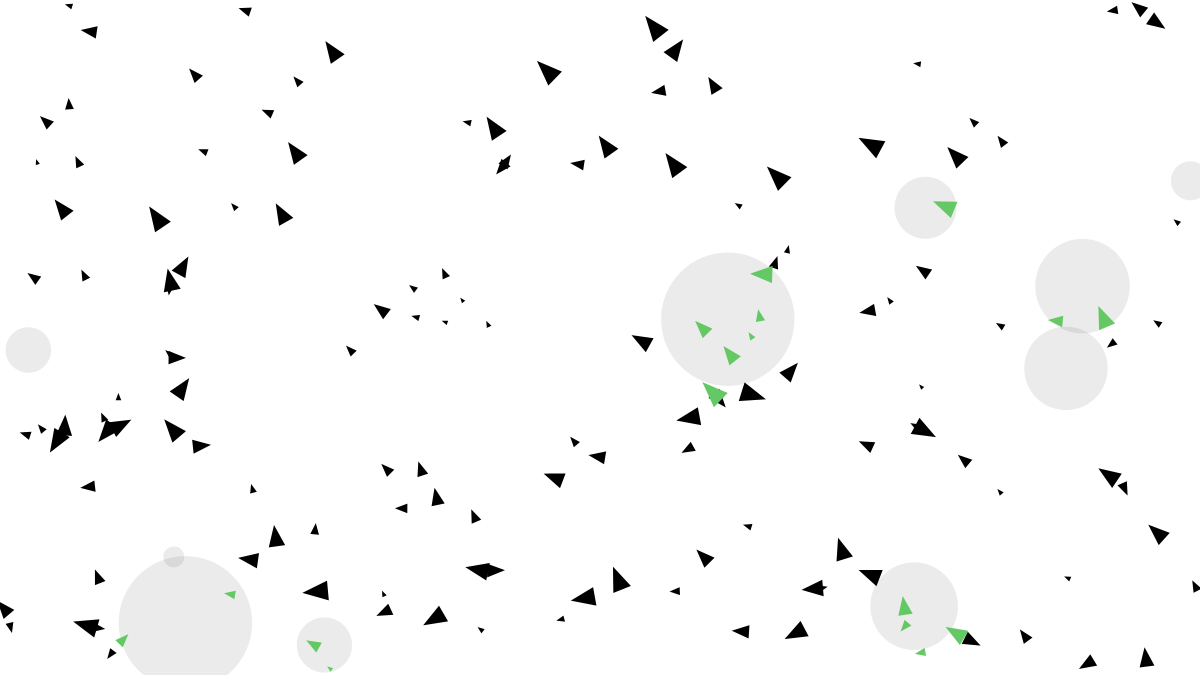
Frame 1 (no input)
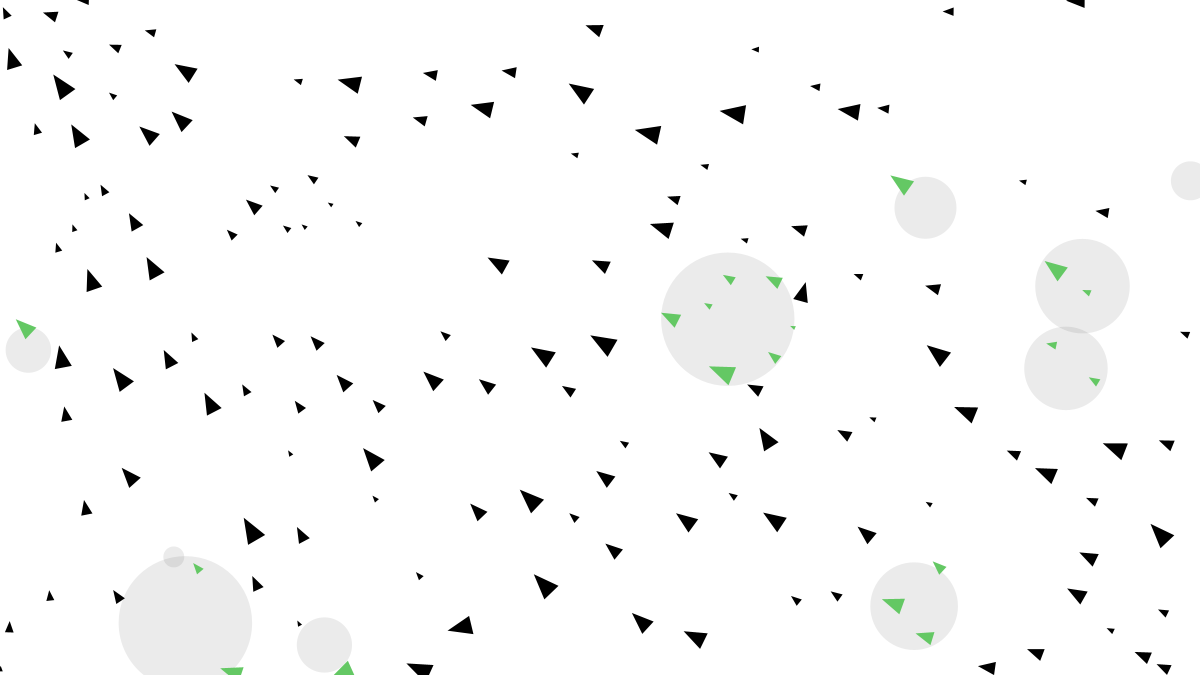
Frame 60 (the mouse pressed at the canvas centre just before this capture)
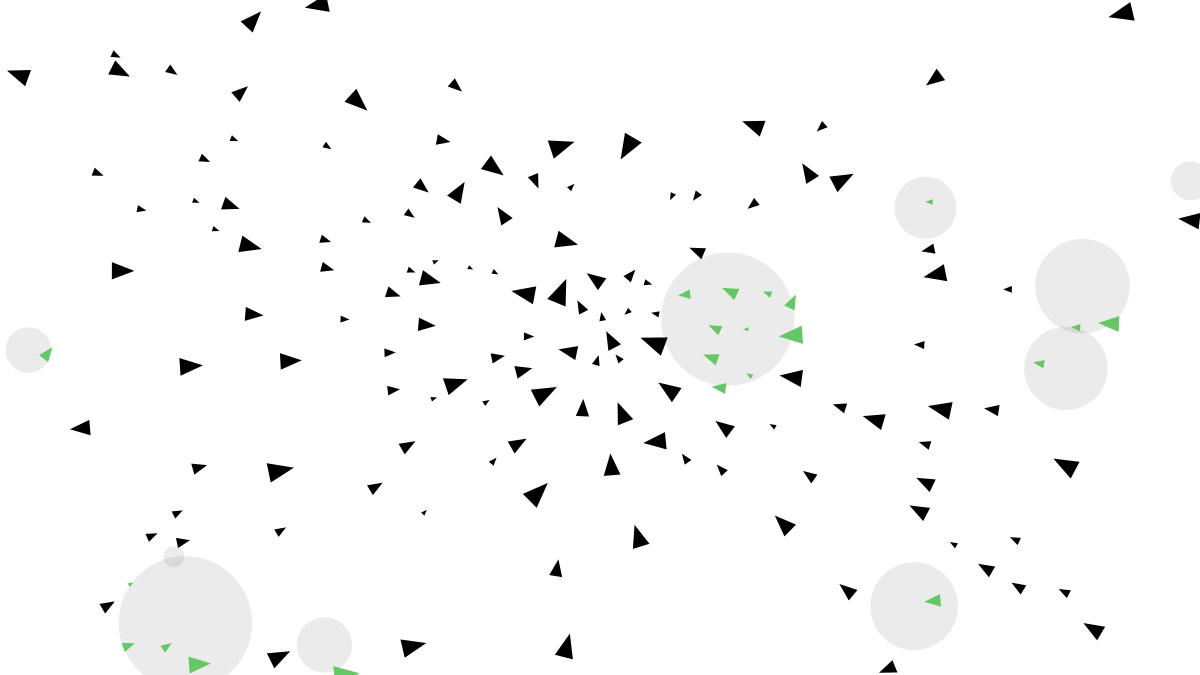
Frame 120 (the mouse held since frame 60 and released just before this capture)

The Processing sketch that drew these frames (run headless with seeded random() and noise(); from frame 60 on, the mouse is pressed at the canvas centre):

// Processing sketch: Mover_friction_autonomous_agents
// ── Mover_friction_autonomous_agents.pde
Mover [] movers;
Patch [] patches;
float count = 0;

void setup() {
  size(1200, 675);
  movers = new Mover[150]; //create an array of movers
  patches = new Patch[10]; //create an array of friction patches
  for (int i = 0; i < movers.length; i++) {
    movers[i] = new Mover();
  }
  for (int j = 0; j < patches.length; j++) {
    patches[j] = new Patch();
  }
}


void draw() {
  background(255);

  PVector mouse = new PVector(mouseX, mouseY); //create a vector that stores the mouse location

  for (int i = 0; i < patches.length; i++) {
    patches[i].display();
  }

//check every mover against every other mover. Apply the force that's determined
//by the repel() method for every mover so that the movers repel one another
//and don't bunch together as they follow the mouse

  for (int j = 0; j < movers.length; j++) {
    for (int l = 0; l < movers.length; l++) {
      if (j!=l) { //mover musn't check against itself
        PVector force = movers[l].repel(movers[j]);
        movers[j].applyForce(force);
        //println(force);
      }
    }

    //loop through both each patch to check if the mover is over the patch,
    //if it is, execute the calcDrag method and apply the drag force
    for (int k = 0; k < patches.length; k++) {
      if (patches[k].isInside(movers[j]) == true) {
        movers[j].applyForce(patches[k].calcDrag(movers[j]));
        movers[j].k = color(100, 200, 100); //change the  colour if the mover is over the patch
      } else {
        movers[j].applyForce(movers[j].initForce); //if the mover is not within
        //the drag zone, apply the initial force assigned in the constructor
      }
    }
    movers[j].seek(mouse); //the seek() method takes the mouse position as a paramet and
                            //ensures that the movers steer towards the mouse
    movers[j].update();
    movers[j].checkEdges();
    movers[j].display();
  }

  println(frameRate);
}

// ── Mover.pde
class Mover {

  PVector loc, vel, acc, initForce;
  float mass;
  float rad;
  float maxSpeed, maxForce;
  color k;
  float g;
  

  Mover() {
    loc = new PVector(random(width),random(height));
    vel = new PVector(0, 0);
    mass = random (0.1,0.5);
    acc = new PVector(0,0);
    rad = mass*20;
    k = color (0);
    initForce = new PVector(random(-0.002,0.002),random(-0.002,0.002)); //give the mover an initial velocity
    maxSpeed = 3; //speed to which to limit the mover's velocity
    maxForce = 0.05; //maximum force steering force to be applied
    g = 350; //gravitational constant
  }

  void update() {
    vel.add(acc);
    vel.limit(maxSpeed); //limit the velocity of the mover
    loc.add(vel);
    acc.mult(0); //reset the acceleration at the end of every frame
    
  }

  void applyForce(PVector force) {

    PVector f = PVector.div(force, mass); //creace a copy of the original force
    acc.add(f);
  }
  
  
  void display() {
    float theta = vel.heading() + PI/2; //the triangle is drawn upright, so rotate by 90degrees
    fill(k);
    //draw the triangle for the mover
    pushMatrix();
    translate(loc.x,loc.y);
    rotate(theta);
    beginShape();
    vertex(0, -rad*1.3);
    vertex(-rad, rad*1.3);
    vertex(rad, rad*1.3);
    endShape(CLOSE);
    popMatrix();
    noFill();
    k = 0; //reset the colour to black at the end of every frame, this ensures
           //that the colour changes back to black when the movers leave the patch.
  }
    
    // ellipse(loc.x,loc.y,rad*2,rad*2);
    // k = 0;
 
  
  void checkEdges(){
    if (loc.x < 0){
      loc.x += width;
    } else if (loc.x > width){
      loc.x -= width;
    }
    
    if (loc.y < 0){
      loc.y += height;
    } else if (loc.y > height){
      loc.y -= height;
    }
}

void seek(PVector target){
  //create a new vector by subtracting the mover's location from the mouse's location
  //this is the direction in which the mover "would like to travel"
  PVector desired = PVector.sub(target,loc); 
  desired.setMag(maxSpeed); //set the magnitude according to the predefined maxspeed variable
  
  //create a new vector by subtracting the desired location from the current
  //velocity.  The resultant force will steer the mover toward the target location
  PVector steer = PVector.sub(desired,vel);
  steer.limit(maxForce); //limit the magnitude of the resultant vector for smoother/ more realistic motion
  applyForce(steer);
}

//the repel method causes the mover to apply a repulsion force to every mover in
//the environment
PVector repel(Mover m){
  
  PVector force = PVector.sub(loc,m.loc); //create a copy of the vector and get the direction
  float d = force.mag(); //get the magnitude of the computed vector
  //d = constrain(d,5.0,25.0);
  force.normalize(); //reduce it to a unit vector
  force.mult(-1); //reverse the direction for a repulsive force
  
  //the force strenght is determined by the universal strength of attraction
  float strength = (g * mass * m.mass) / (d * d);
  force.mult(strength); //multiply the unit vector by the computed strength
  return force;
}
  

}

// ── Patch.pde
class Patch{
  
  float rad;
  PVector loc; //PVector to store the objects location
  float c; //co-efficient of drag
  
  Patch(){
    rad = random(10,75); //assign a random radius
    loc = new PVector(random(width),random(height)); //draw the patch in a random location
    c = random(0.01,0.05); //initialise it to a random value
  }
  
  //pass patch p into the function
  PVector calcDrag(Mover m){
    float speed = m.vel.mag(); //speed is the scalar value of the mover's velocity
    float dragMag = c*speed*speed; //the magnitude of the drag force is equivalent to the patch's
    //coefficient of friction multiplied by the square of the movers speed
    PVector drag = m.vel.get(); //get a copy of the movers direction
    drag.normalize(); //normalize to get the unit vector
    drag.mult(-1); //reverse the direction
    drag.mult(dragMag); //multiply the unit vector by the magnitude of the force
    return drag; //apply the new drag force to 'this' mover
  }
    
      boolean isInside(Mover m){

        PVector l = m.loc;
      float d = dist(loc.x,loc.y,l.x,l.y);
      
      //if the distance between the centers is less than the sum of the radii
      //the mover must be inside the patch
      if (d < rad + m.rad){
        return true;
      } else {
        return false;
      }
    }
  
    
  void display(){
    fill(0,20);
    noStroke();
    ellipse(loc.x,loc.y,rad*2,rad*2);
  }
  
}
